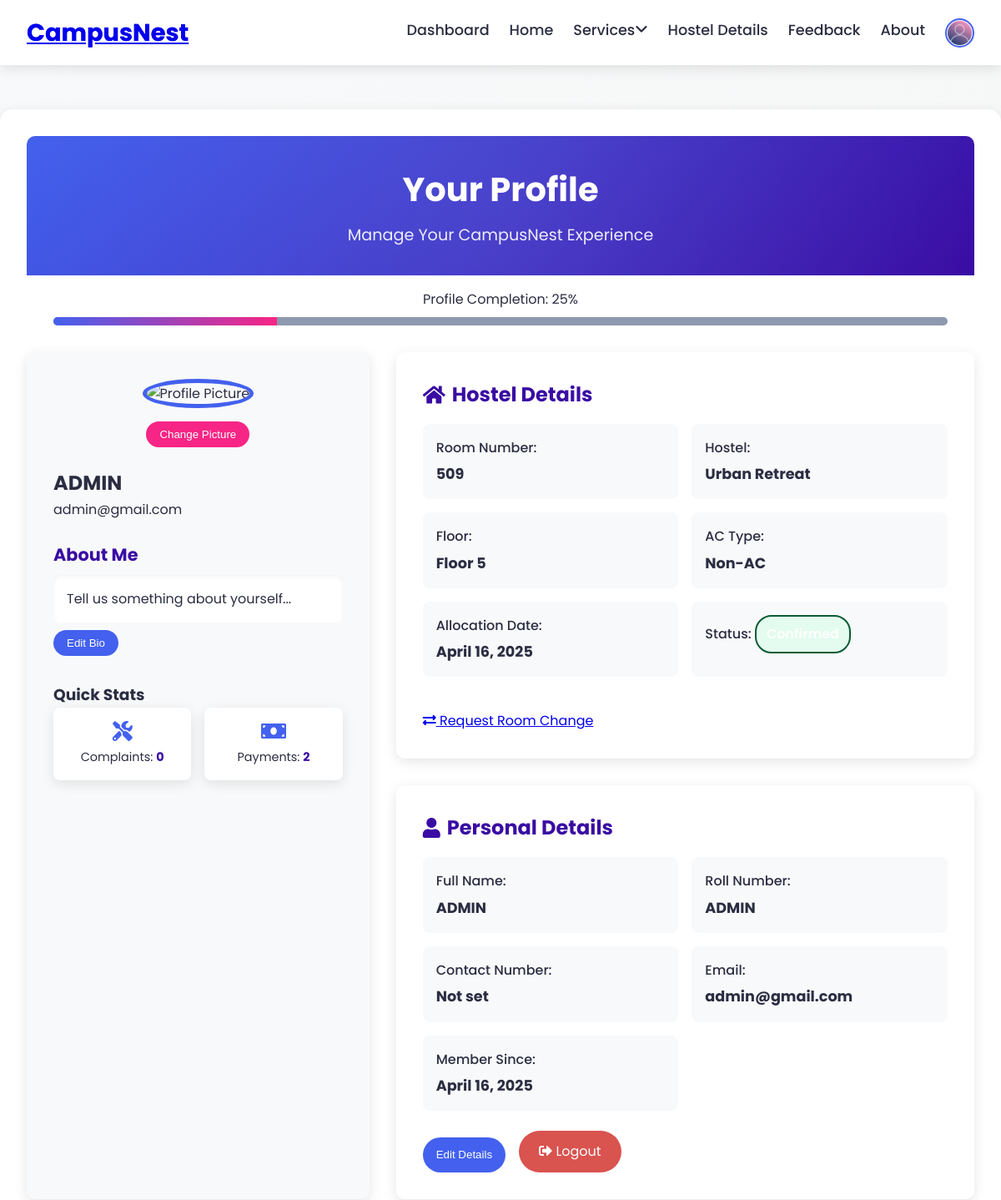
Page /profile/ (signed in, upper part) on the earlier database version.
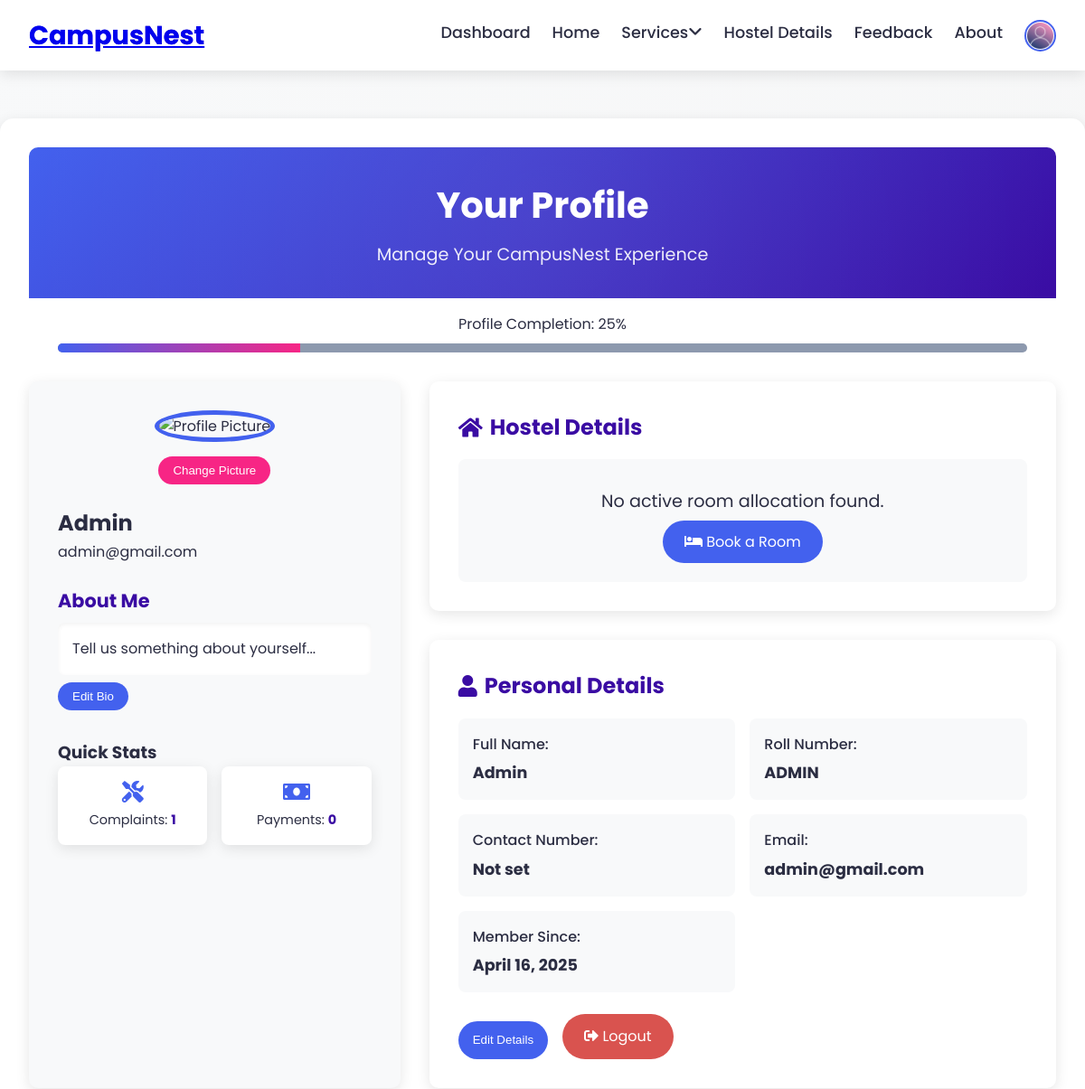
Same page on the later database version.
### Hostels/models.py (models this page shows, shortened)
class CustomUser(AbstractUser):
    username = None  # Remove username field
    email = models.EmailField(unique=True)
    roll_number = models.CharField(max_length=20, blank=True, null=True,unique=True)  # Optional field
    USERNAME_FIELD = 'email'
    REQUIRED_FIELDS = ['first_name', 'last_name']  # roll_number is optional
    objects = CustomUserManager()

class Allocation(models.Model):
    STATUS_CHOICES = (
        ('pending', 'Pending'),
        ('confirmed', 'Confirmed'),
        ('rejected', 'Rejected'),
    )
    user = models.ForeignKey(CustomUser, on_delete=models.CASCADE, related_name='allocations')
    room = models.ForeignKey(Room, on_delete=models.CASCADE, related_name='allocations')
    allocation_date = models.DateTimeField(auto_now_add=True)
    status = models.CharField(max_length=10, choices=STATUS_CHOICES, default='pending')
    created_at = models.DateTimeField(auto_now_add=True)
    updated_at = models.DateTimeField(auto_now=True)
    class Meta:
        constraints = [
            models.UniqueConstraint(
                fields=['user'],
                condition=models.Q(status__in=['pending', 'confirmed']),
                name='unique_active_allocation_per_user'
            )
        ]

class Room(models.Model):
    ROOM_TYPES = (
        ('four', '4-Sharing'),
        ('double', 'Double Sharing'),
        ('single', 'Single Seater')
    )
    AC_TYPES = (
        ('ac', 'AC'),
        ('non_ac', 'Non-AC'),
    )
    hostel = models.ForeignKey(Hostel, on_delete=models.CASCADE, related_name='rooms')
    floor = models.PositiveIntegerField()
    room_number = models.CharField(max_length=10)
    room_type = models.CharField(max_length=10, choices=ROOM_TYPES)
    ac_type = models.CharField(max_length=10, choices=AC_TYPES)
    total_beds = models.PositiveIntegerField()
    occupied_beds = models.PositiveIntegerField(default=0)
    price = models.DecimalField(max_digits=10, decimal_places=2)
    amenities = models.TextField()
    class Meta:
        constraints = [
            models.UniqueConstraint(
                fields=['hostel', 'room_number'],
                name='unique_room_per_hostel'
            )
        ]

class Hostel(models.Model):
    name = models.CharField(max_length=100)
    total_floors = models.PositiveIntegerField()
    main_image = models.ImageField(upload_to='hostels/')
    features = models.TextField(help_text="Comma-separated list of features")

### Hostels/views.py (the view)
# urls.py: path('profile/', views.profiles, name='profiles'),
def profiles(request):
    allocation = request.user.allocations.filter(models.Q(status='confirmed') | models.Q(status='pending')).order_by('-allocation_date').first()
    student_profile = getattr(request.user, 'student_profile', None)
    profile_completion = calculate_profile_completion(request.user, student_profile)
    stats = {
        'bookings': request.user.allocations.count(),
        'complaints': request.user.complaintmaintenance_set.count(),  # Fixed
        'payments': request.user.payments.count(),
    }
    form = ProfileUpdateForm(instance=student_profile)
    return render(request, 'Rooms_profile.html', {
        'form': form,
        'student_profile': student_profile,
        'allocation': allocation,
        'profile_completion': profile_completion,
        'stats': stats,
    })

### Hostels/views.py (called while the page is built)
def calculate_profile_completion(user, profile):
    fields = [
        user.get_full_name(),
        profile.bio if profile else None,
        profile.contact_number if profile else None,
        profile.profile_picture if profile else None,
    ]
    filled = sum(1 for field in fields if field)
    return (filled / len(fields)) * 100

### Hostels/templates/Rooms_profile.html (shortened to what the changed rows need)
{% extends 'Rooms_base.html' %}
{% load static %}
{% block content %}
<link rel="stylesheet" href="{% static 'css/Rooms_profile.css' %}">
<div class="profile-container">
    <header class="profile-header">
        <h1>Your Profile</h1>
    </header>
    <div class="profile-content">
        <aside class="profile-sidebar">
            <div class="profile-picture-container">
                <div class="profile-pic-bg"></div>
                <img src="{% if student_profile.profile_picture %}{{ student_profile.profile_picture.url }}{% else %}{% static 'images/default_profile.png' %}{% endif %}"
                     alt="Profile Picture" class="profile-pic" id="profile-pic-display">
                <form id="profile-picture-form" method="post" enctype="multipart/form-data" action="{% url 'update_profile_pic' %}">
                </form>
            </div>
            <h2>{{ user.get_full_name|default:user.email }}</h2>
            <p class="user-email">{{ user.email }}</p>
            <div class="about-me">
                <h3>About Me</h3>
                <p id="about-me-text">{{ student_profile.bio|default:"Tell us something about yourself..." }}</p>
                <button class="edit-btn" id="edit-bio-btn">Edit Bio</button>
            </div>
            <div class="quick-stats">
                <h3>Quick Stats</h3>
                <div class="stats-grid">
                    <div class="stat-item">
                        <p>Complaints: <strong>{{ stats.complaints|default:0 }}</strong></p>
                    </div>
                    <div class="stat-item">
                        <p>Payments: <strong>{{ stats.payments|default:0 }}</strong></p>
                    </div>
                </div>
            </div>
        </aside>
        <main class="profile-main">
<div class="profile-section card">
    <h2><i class="fas fa-home"></i> Hostel Details</h2>
    {% if allocation %}
        <div class="details-grid">
            <div class="detail-item">
                <span>Room Number:</span>
                <strong>{{ allocation.room.room_number }}</strong>
            </div>
            <div class="detail-item">
                <span>Hostel:</span>
                <strong>{{ allocation.room.hostel.name }}</strong>
            </div>
            <div class="detail-item">
                <span>Floor:</span>
                <strong>Floor {{ allocation.room.floor }}</strong>
            </div>
            <div class="detail-item">
                <span>AC Type:</span>
                <strong>{{ allocation.room.get_ac_type_display }}</strong>
            </div>
            <div class="detail-item">
                <span>Allocation Date:</span>
                <strong>{{ allocation.allocation_date|date:"F d, Y" }}</strong>
            </div>
            <div class="detail-item status-display">
                <span>Status:</span>
                <div class="status-indicator status-{{ allocation.status }}">
                </div>
            </div>
            <div class="action-buttons">
                {% if allocation.status == 'confirmed' %}
                    <a href="{% url 'room_change_request' %}" class="btn btn-primary">
                        <i class="fas fa-exchange-alt"></i> Request Room Change
                    </a>
                {% elif allocation.status == 'pending' %}
                    <a class="btn payment-btn" href="{% url 'payment' %}">
                        <i class="fas fa-credit-card"></i> Complete Payment
                    </a>
                {% endif %}
            </div>
        </div>
    {% else %}
        <div class="no-allocation">
            <p>No active room allocation found.</p>
            <a href="{% url 'room_allocation' %}" class="btn primary">
                <i class="fas fa-bed"></i> Book a Room
            </a>
        </div>
    {% endif %}
</div>
            <div class="profile-section card">
                <h2><i class="fas fa-user"></i> Personal Details</h2>
                <div class="details-grid">
                    <div class="detail-item">
                        <span>Full Name:</span>
                        <strong>{{ user.get_full_name|default:"Not set" }}</strong>
                    </div>
                    <div class="detail-item">
                        <span>Roll Number:</span>
                        <strong>{{ user.roll_number|default:"Not set" }}</strong>
                    </div>
                    <div class="detail-item">
                        <span>Email:</span>
                        <strong>{{ user.email }}</strong>
                    </div>
                    <div class="detail-item">
                        <span>Member Since:</span>
                        <strong>{{ user.date_joined|date:"F d, Y" }}</strong>
                    </div>
                </div>
            </div>
        </main>
    </div>
</div>
{% endblock %}

Differences in the rows shown:
removed Allocation: room.room_number "509", room.hostel.name "Urban Retreat", room.floor "5", room.ac_type "Non-AC", allocation_date "April 16, 2025"
changed CustomUser "ADMIN": get_full_name "ADMIN" → "Admin"
Other differences:
{{ stats.complaints|default:0 }}: "0" → "1"
{{ stats.payments|default:0 }}: "2" → "0"
text no longer shown: "Room Number: Hostel: Floor: Floor AC Type: Allocation Date: Status: Request Room Change"
text now shown: "No active room allocation found. Book a Room"
